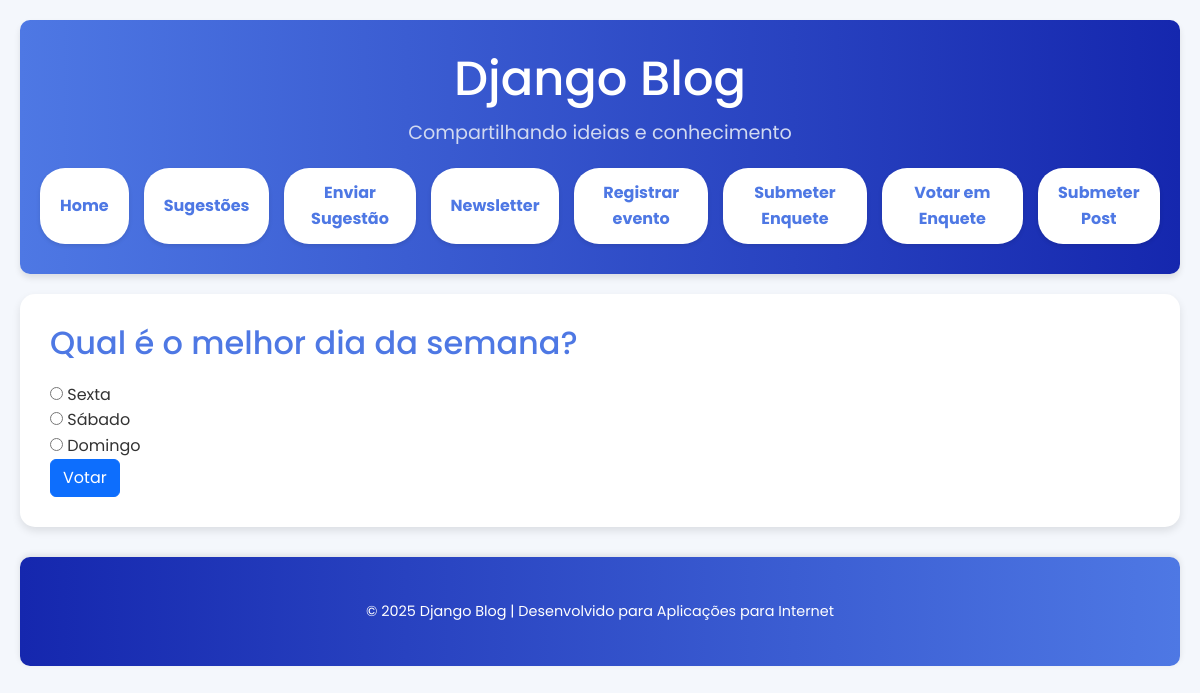
Screenshot of /vote-poll/1/ with the database file from the repository.
### blog/models.py (models this page shows, shortened)
class VotePoll(models.Model):
    question = models.CharField(max_length=200)
    option_one = models.CharField(max_length=100)
    option_two = models.CharField(max_length=100)
    option_three = models.CharField(max_length=100, blank=True, null=True)
    votes_option_one = models.IntegerField(default=0)
    votes_option_two = models.IntegerField(default=0)
    votes_option_three = models.IntegerField(default=0)

### blog/views.py (the view, shortened to what this page needs)
# urls.py: path("vote-poll/<int:poll_id>/", views.vote_poll, name="vote_poll"),
def vote_poll(request, poll_id):
    poll = get_object_or_404(VotePoll, id=poll_id)
    return render(request, "blog/vote_poll.html", {"poll": poll})

### blog/templates/blog/vote_poll.html (shortened to what this page needs)
{% extends "base.html" %}
{% block page_title %}
    <h2>{{ poll.question }}</h2>
{% endblock page_title %}
{% block page_content %}
    <form method="post">
        <div>
            <label>
                <input type="radio" name="option" value="option_one">
                {{ poll.option_one }}
            </label>
        </div>
        <div>
            <label>
                <input type="radio" name="option" value="option_two">
                {{ poll.option_two }}
            </label>
        </div>
        {% if poll.option_three %}
        <div>
            <label>
                <input type="radio" name="option" value="option_three">
                {{ poll.option_three }}
            </label>
        </div>
        {% endif %}
        <button type="submit" class="btn btn-primary">Votar</button>
    </form>
{% endblock page_content %}

### templates/base.html (style rules this page uses)
body { max-width: 1200px; margin: auto; font-family: 'Poppins', sans-serif; background-color: #f4f7fc; color: #333333; line-height: 1.6; padding: 20px; }
main h2 { font-size: 2rem; color: #4e78e4; margin-bottom: 20px; }

### rows the page displays
VotePoll: question "Qual é o melhor dia da semana?", option_one "Sexta", option_two "Sábado", option_three "Domingo"
